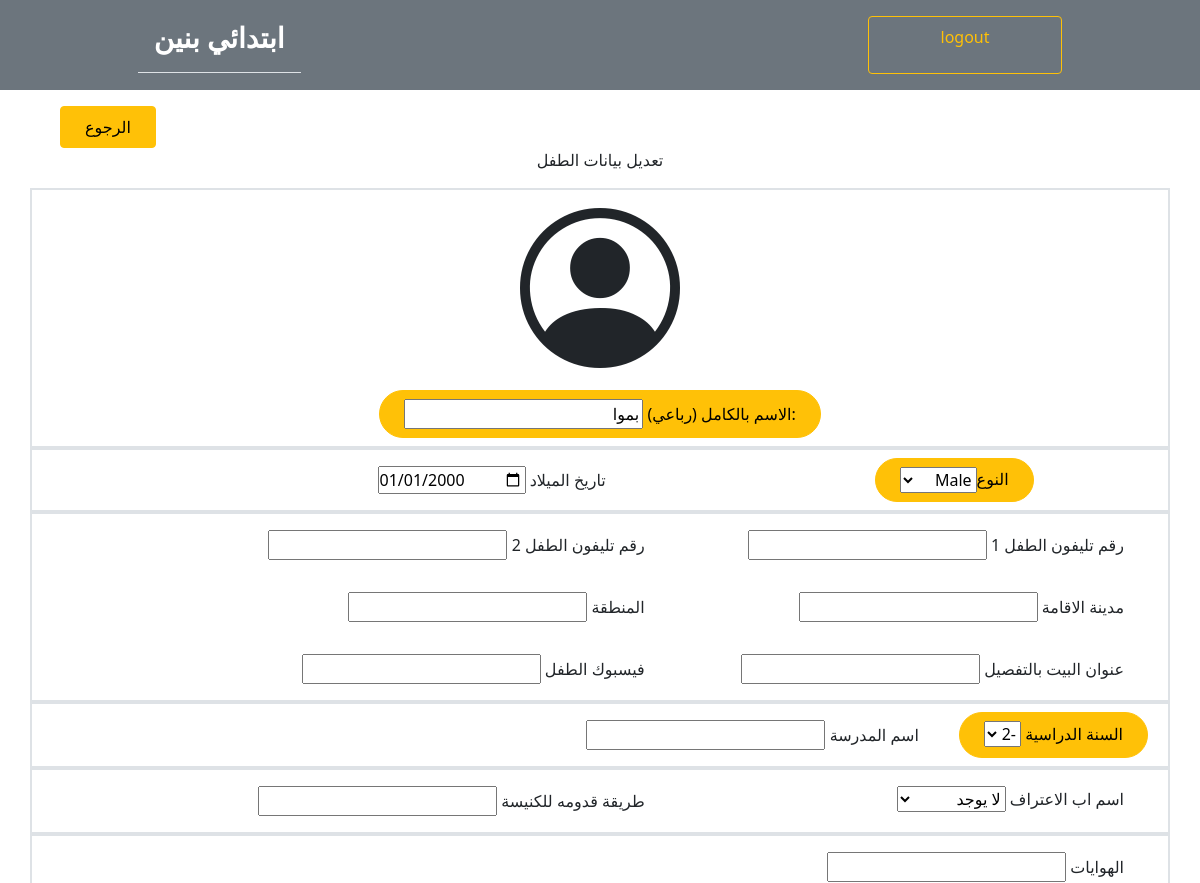
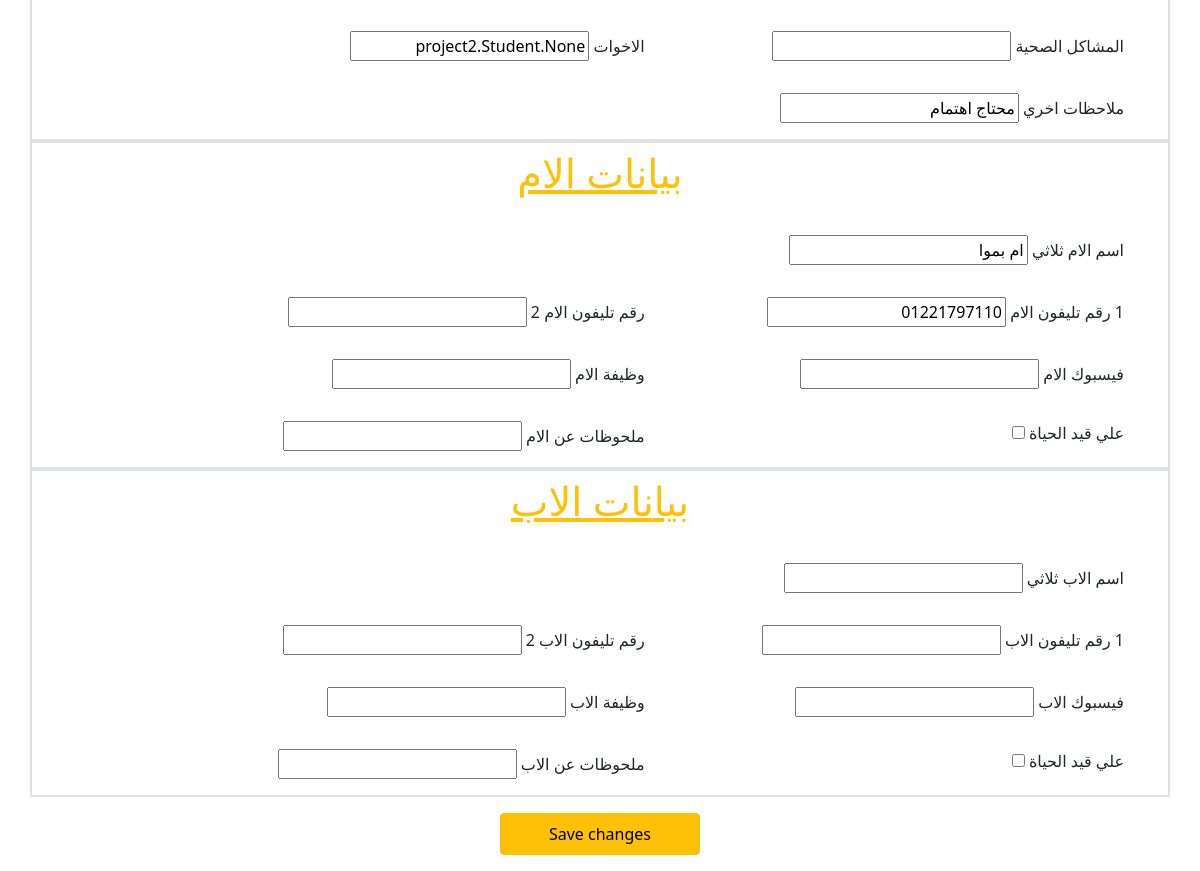
Before: /project2/ebtda2y/info/edit_student/1493/ (signed in) with the older database file (2 pictures, top to bottom).
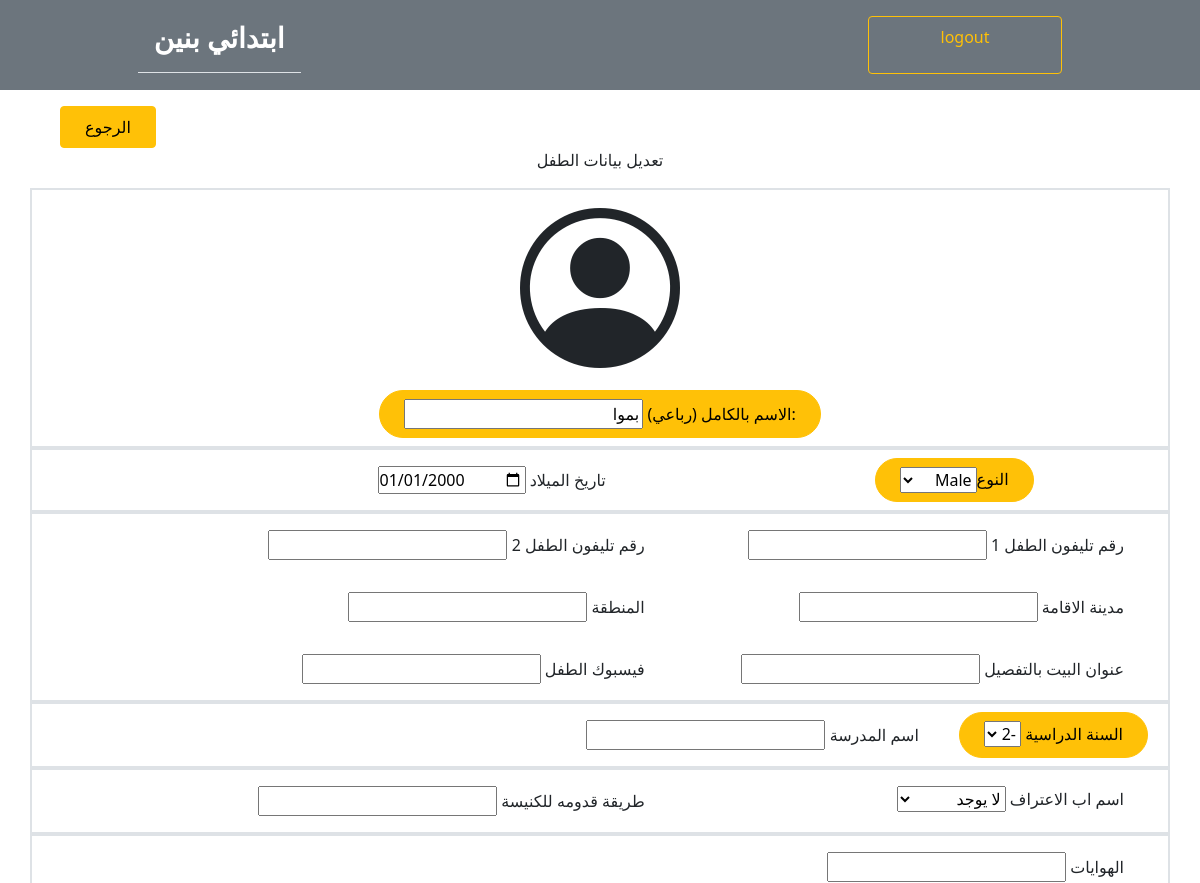
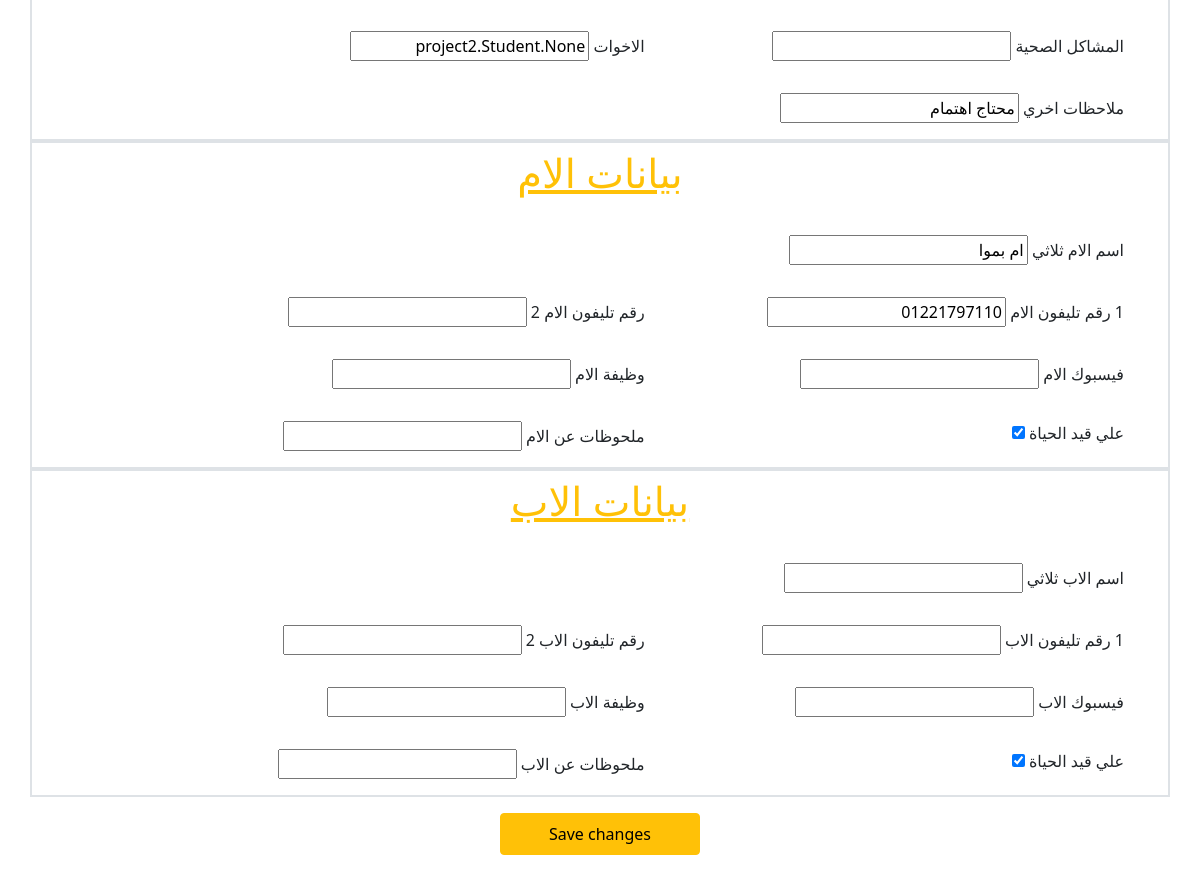
After: the same page with the newer database file (2 pictures, top to bottom).
### project2/models.py (models this page shows, shortened)
class Student(models.Model):
    GENDER_CHOICES = (
        ('male', 'Male'),
        ('female', 'Female'),
    )
    CONFESSION_FATHER_CHOICES = (
        ('لا يوجد', 'لا يوجد'),
        ('ابونا تاردس', 'ابونا تادرس'),
        ('ابونا سيرافيم', 'ابونا سيرافيم'),
        ('ابونا تيمثاوس', 'ابونا تيمثاوس'),
        ('اب كاهن اخر', 'اب كاهن اخر'),
    )
    ACADEMIC_YEAR_CHOICES = (
        (-2, '-2'),
        (-1, '-1'),
        (1, '1'),
        (2, '2'),
        (3, '3'),
        (4, '4'),
        (5, '5'),
        (6, '6'),
    )
    name = models.CharField(max_length=100)
    gender = models.CharField(max_length=6, choices=GENDER_CHOICES, default="male")
    academic_year = models.IntegerField(choices=ACADEMIC_YEAR_CHOICES)
    phone_number = models.CharField(max_length=11, blank=True)
    phone_number2 = models.CharField(max_length=11, blank=True)
    facebook_profile = models.CharField(max_length=255,blank=True)
    date_of_birth = models.DateField(default = date(2000, 1, 1), blank=True)
    school_name = models.CharField(max_length=255,blank=True)
    confession_father = models.CharField(max_length=15, choices=CONFESSION_FATHER_CHOICES, default="لا يوجد", blank=True)
    hobbies = models.CharField(max_length=255,blank=True)
    health_problems = models.CharField(max_length=255,default="لا يوجد", blank=True)
    home_town = models.CharField(max_length=255,default="منوف", blank=True)
    home_region = models.CharField(max_length=255,blank=True)
    home_address = models.CharField(max_length=255,blank=True)
    how_to_church = models.CharField(max_length=255,blank=True)
    registered_in_church_list = models.BooleanField(default=False)
    absences = models.IntegerField(default=0, blank=True, null=True)
    brothers = models.ManyToManyField('self', symmetrical=True, blank=True, default=list)
    notes = models.TextField(blank=True, default='')
    father_name = models.CharField(max_length=100,blank=True)
    father_phone_number1 = models.CharField(max_length=11, blank=True)
    father_phone_number2 = models.CharField(max_length=11, blank=True)
    father_facebook_profile = models.CharField(max_length=255,blank=True)
    father_job = models.CharField(max_length=100, blank=True)
    father_alive = models.BooleanField(default=True)
    father_notes = models.TextField(blank=True)
    mother_name = models.CharField(max_length=100,blank=True)
    mother_phone_number1 = models.CharField(max_length=11, blank=True)
    mother_phone_number2 = models.CharField(max_length=11, blank=True)
    mother_facebook_profile = models.CharField(max_length=255,blank=True)
    mother_job = models.CharField(max_length=100, blank=True)
    mother_alive = models.BooleanField(default=True)
    mother_notes = models.TextField(blank=True)

### project2/views.py (the view, shortened to what this page needs)
# urls.py: path('ebtda2y/info/edit_student/<int:student_id>/', views.edit_student, name="edit_student"),
@specific_username_required
def edit_student(request, student_id):
    student = Student.objects.get(id=student_id)
    studentForm = StudentForm(request.POST or None, instance=student)
    return render(request, "project2/edit_student.html", {"student": student, "studentForm": studentForm})

### project2/forms.py
class StudentForm(forms.ModelForm):
    class Meta:
        model = Student
        fields = '__all__'  # You can specify the fields you want to include here if needed
        widgets = {
            'date_of_birth': forms.DateInput(attrs={'type': 'date'}),
        }
    def __init__(self, *args, **kwargs):
        super(StudentForm, self).__init__(*args, **kwargs)
        self.fields['mother_notes'].widget.attrs.update({'rows': 2})
        self.fields['father_notes'].widget.attrs.update({'rows': 2})

### project2/views.py (called while the page is built)
def specific_username_required(view_func):
    @wraps(view_func)
    def _wrapped_view(request, *args, **kwargs):
        user = request.user
        if user.username == 'khadem':
            return view_func(request, *args, **kwargs)
        else:
            return HttpResponse("You are not authorized to access this view.")
    return _wrapped_view  # Remove login_required here

### project2/templates/project2/edit_student.html (shortened to what this page needs)
{% extends 'project2/base.html' %}
{% block content %}
<div class="container text-white me-5 float-end mt-3 me-3 position-sticky sticky-top"> <a class="btn btn-warning px-4 py-2" href="{% url 'project2:info' %}"> الرجوع </a></div>
<p class=" container vw-100 text-center"> تعديل بيانات الطفل </p>
<form method="post" dir="rtl">
    <div class="container vw-100 text-center border border-2">
        <div class="image"> <i class="bi bi-person-circle display-1" style="font-size: 10rem;"></i> </div>
        <div class="btn btn-warning m-2 px-4 py-2 rounded-pill">
            :الاسم بالكامل (رباعي) <input type="text" name="name" value="{{student.name}}" placeholder=" ">
        </div>
    </div>
    <div class="container vw-100 d-flex flex-row justify-content-around border border-2 flex-wrap " dir="rtl">
        <div class=" btn btn-warning m-2 px-4 py-2 rounded-pill d-flex flex-row">
             النوع
            <select name="gender">
                {% for value, label in student.GENDER_CHOICES %}
                    <option value="{{ value }}" {% if student.gender == value %}selected{% endif %}>{{ label }}</option>
                {% endfor %}
            </select>
        </div>
        <div class="m-2 px-4 py-2 col-lg-5">
             تاريخ الميلاد  <input type="date" name="date_of_birth" value="{{ student.date_of_birth|date:'Y-m-d' }}" placeholder=" ">
        </div>
    </div>
    <div class="container vw-100 d-flex flex-row justify-content-start border border-2 flex-wrap " dir="rtl">
        <div class="m-2 px-4 py-2 col-lg-5"> رقم تليفون الطفل 1   <input type="text" value="{{student.phone_number}}" placeholder=" "></div>
        <div class="m-2 px-4 py-2 col-lg-5"> رقم تليفون الطفل 2   <input type="text" value="{{student.phone_number2}}" placeholder=" "></div>
        <div class="m-2 px-4 py-2 col-lg-5"> مدينة الاقامة  <input type="text" value="{{student.home_town}}" placeholder=" "></div>
        <div class="m-2 px-4 py-2 col-lg-5"> المنطقة  <input type="text" value="{{student.home_region}}" placeholder=" "></div>
        <div class="m-2 px-4 py-2 col-lg-5"> عنوان البيت بالتفصيل <input type="text" value="{{student.home_address}}" placeholder=" "></div>
        <div class="m-2 px-4 py-2 col-lg-5"> فيسبوك الطفل <input type="text" value="{{student.facebook_profile}}" placeholder=" "></div>
    </div>
    <div class="container vw-100 d-flex flex-row justify-content-start border border-2 flex-wrap " dir="rtl">
        <div class="btn btn-warning m-2 px-4 py-2 rounded-pill">
            السنة الدراسية
            <select name="academic_year">
                {% for value, label in student.ACADEMIC_YEAR_CHOICES %}
                    <option value="{{ value }}" {% if student.academic_year == value %} selected{% endif %}>{{ label }}</option>
                {% endfor %}
            </select>
        </div>
        <div class="m-2 px-4 py-2 col-lg-5"> اسم المدرسة  <input type="text" value="{{student.school_name}}" placeholder=" "></div>
    </div>
    <div class="container vw-100 d-flex flex-row justify-content-start border border-2 flex-wrap " dir="rtl">
        <div class="m-2 px-4 py-2 col-lg-5">
             اسم اب الاعتراف
             <select name="confession_father">
                {% for value, label in student.CONFESSION_FATHER_CHOICES %}
                    <option value="{{ value }}" {% if student.confession_father == value %}selected{% endif %}>{{ label }}</option>
                {% endfor %}
            </select>
        </div>
        <div class="m-2 px-4 py-2 col-lg-5"> طريقة قدومه للكنيسة  <input type="text" value="{{student.how_to_church}}" placeholder=" "></div>
    </div>
    <div class="container vw-100 d-flex flex-row justify-content-start border border-2 flex-wrap " dir="rtl">
        <div class="m-2 px-4 py-2 w-100 "> الهوايات  <input type="text" value="{{student.hobbies}}" placeholder=" "></div>
        <div class="m-2 px-4 py-2 col-lg-5"> المشاكل الصحية  <input type="text" value="{{student.health_problems}}" placeholder=" "></div>
        <div class="m-2 px-4 py-2 col-lg-5"> الاخوات  <input type="text" value="{{student.brothers}}" placeholder=" "></div>
        <div class="m-2 px-4 py-2 col-lg-5"> ملاحظات اخري  <input type="text" value="{{student.notes}}" placeholder=" "></div>
    </div>
    <div class="container vw-100 d-flex flex-row justify-content-start border border-2 flex-wrap " dir="rtl">
        <p class="col-lg-12 fs-1 text-center text-warning text-decoration-underline">بيانات الام</p>
        <div class="m-2 px-4 py-2 w-100 "> اسم الام ثلاثي
            <input type="text" value="{{student.mother_name}}" placeholder=" ">
        </div>
        <div class="m-2 px-4 py-2 col-lg-5"> 1 رقم تليفون الام  <input type="text" value="{{student.mother_phone_number1}}" placeholder=" "> </div>
        <div class="m-2 px-4 py-2 col-lg-5">رقم تليفون الام 2  <input type="text" value="{{student.mother_phone_number2}}" placeholder=" "> </div>
        <div class="m-2 px-4 py-2 col-lg-5"> فيسبوك الام  <input type="text" value="{{student.mother_facebook_profile}}" placeholder=" "> </div>
        <div class="m-2 px-4 py-2 col-lg-5"> وظيفة الام   <input type="text" value="{{student.mother_job}}" placeholder=" "> </div>
        <div class="m-2 px-4 py-2 col-lg-5"> علي قيد الحياة  <input type="checkbox" name="mother_alive" {% if student.mother_alive %}checked{% endif %}> </div>
        <div class="m-2 px-4 py-2 col-lg-5"> ملحوظات عن الام  <input type="text" value="{{student.mother_notes}}" placeholder=" "> </div>
    </div>
    <div class="container vw-100 d-flex flex-row justify-content-start border border-2 flex-wrap " dir="rtl">
        <p class="col-lg-12 fs-1 text-center text-warning text-decoration-underline">بيانات الاب</p>
        <div class="m-2 px-4 py-2 w-100 "> اسم الاب ثلاثي  <input type="text" value="{{student.father_name}}" placeholder=" "> </div>
        <div class="m-2 px-4 py-2 col-lg-5"> 1 رقم تليفون الاب  <input type="text" value="{{student.father_phone_number1}}" placeholder=" "> </div>
        <div class="m-2 px-4 py-2 col-lg-5">رقم تليفون الاب 2  <input type="text" value="{{student.father_phone_number2}}" placeholder=" "> </div>
        <div class="m-2 px-4 py-2 col-lg-5"> فيسبوك الاب  <input type="text" value="{{student.father_facebook_profile}}" placeholder=" "> </div>
        <div class="m-2 px-4 py-2 col-lg-5"> وظيفة الاب  <input type="text" value="{{student.father_job}}" placeholder=" "> </div>
        <div class="m-2 px-4 py-2 col-lg-5"> علي قيد الحياة  <input type="checkbox" name="father_alive" {% if student.father_alive %}checked{% endif %}> </div>
        <div class="m-2 px-4 py-2 col-lg-5"> ملحوظات عن الاب  <input type="text" value="{{student.father_notes}}" placeholder=" "> </div>
    </div>
    <div class="container d-flex flex-row justify-content-center text-center">
        <button class="btn btn-warning px-5 py-2 text-center my-3" type="submit">Save changes</button>
    </div>
</form>
{% endblock %}

### project2/templates/project2/base.html (shortened to what this page needs)
{% load static %}
<!DOCTYPE html>
<html lang="en">
<head>
    <link rel="stylesheet" href="https://cdnjs.cloudflare.com/ajax/libs/bootstrap/5.0.0/css/bootstrap.rtl.min.css" />
    <link rel="stylesheet" href="https://cdnjs.cloudflare.com/ajax/libs/bootstrap-icons/1.10.5/font/bootstrap-icons.min.css" />
    <link rel="stylesheet" href="https://cdnjs.cloudflare.com/ajax/libs/bootstrap/5.0.1/css/bootstrap.min.css" />
    <link rel="stylesheet" href="https://cdnjs.cloudflare.com/ajax/libs/bootstrap/5.0.1/css/bootstrap.rtl.min.css" />
    <link href="https://cdn.datatables.net/v/bs5/jq-3.7.0/jszip-3.10.1/dt-1.13.6/b-2.4.1/b-html5-2.4.1/b-print-2.4.1/datatables.min.css" rel="stylesheet">
    <link href="https://cdn.datatables.net/buttons/2.0.1/css/buttons.dataTables.min.css" rel="stylesheet">
    <link rel="stylesheet" href="https://cdnjs.cloudflare.com/ajax/libs/font-awesome/5.15.4/css/all.min.css">
    <link rel="stylesheet" type="text/css" href="{% static 'project2/style.css' %}">
</head>
<body>
    <header class="bg-secondary d-flex flex-row justify-content-around p-3">
        <p class="text-white fw-bolder col-5 fs-3"> <a class="text-decoration-none text-white p-3 border-bottom border-bottom-3 " href="{% url 'project2:ebtda2y' %}"> ابتدائي بنين </a>  </p>
        <a class="btn btn-outline-warning px-lg-5 col-2 py-2" href="{% url 'logout' %}"> logout </a>
    </header>
    {% block content %} {% endblock %}
</body>
</html>

Changed rows visible on the page:
changed Student "بموا": mother_alive "☐" → "☑"; father_alive "☐" → "☑"
